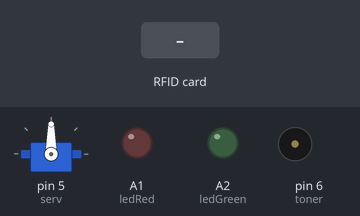
Recording of a sketch running on a simulated Arduino Uno, built with avr-gcc and run on an emulated ATmega328P. Parts: servo, output pins drawn as LEDs (lit = HIGH), buzzer (waves = sounding). The test bench sets the inputs (shaded band). Pins used as bus, display or sensor lines are not drawn; what the sketch prints to the serial monitor is not drawn.

Above: at 1.2 s.
1.3 s: RFID card 5E 7A 19 C4 held to the reader
At 1.42 s:
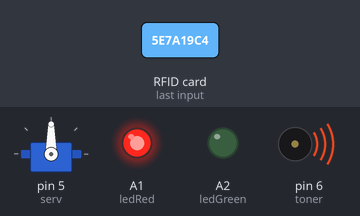
At 2.1 s:
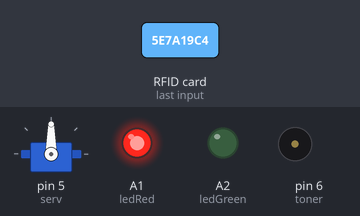
Timing chart, 0 to 4.3 s (numbered marks = the images above; inputs shaded):
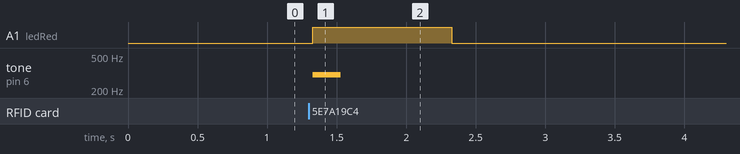

The sketch:

access-control.ino
```cpp
#include <SPI.h>
#include <MFRC522.h>
#include <Servo.h>

#define RST_PIN 9
#define SS_PIN  10

MFRC522 mfrc522(SS_PIN, RST_PIN);
MFRC522::MIFARE_Key key;
MFRC522::StatusCode status;

Servo serv;

int pos;
byte len, block = 1;
byte buffer[18];
byte passphrase[] = {"Open_Minds_Club!"};

int toner = 6;
int ledRed = A1;
int ledGreen = A2;


void setup() {
  Serial.begin(9600);
  SPI.begin();
  mfrc522.PCD_Init();

  serv.attach(5);

  pinMode(ledGreen, OUTPUT);
  pinMode(ledRed, OUTPUT);

  //Initialize key
  for(int i=0; i<6; i++){
    key.keyByte[i] = 0xff;
  }
}


void loop() {

  //Turn off leds
  digitalWrite(ledGreen, LOW);
  digitalWrite(ledRed, LOW);

  //Initialize buffer
  for (byte i=0; i<18; i++)
  {
    buffer[i] = 0;
  }

  //Clear the previous connected tag
  mfrc522.PCD_StopCrypto1();

  //Select a tag
  if( !mfrc522.PICC_IsNewCardPresent() || !mfrc522.PICC_ReadCardSerial() ){
    return;
  }

  //Authenticate with the selected tag
  status = mfrc522.PCD_Authenticate(MFRC522::PICC_CMD_MF_AUTH_KEY_A, block, &key, &(mfrc522.uid));

  //check if the authentification with the selected tag was successful
  if (status != MFRC522::STATUS_OK)
  {
    Serial.print("Authentication failed: ");
    Serial.println(mfrc522.GetStatusCodeName(status));
    return;
  }

  //Read block 1 from the selected card
  len = 18;
  status = mfrc522.MIFARE_Read(block, buffer, &len);
  if (status != MFRC522::STATUS_OK)
  {
    Serial.print("Reading failed: ");
    Serial.println(mfrc522.GetStatusCodeName(status));
    return;
  }

  //Print the UID of the selected tag
  Serial.print("Card UID: ");
  for (byte i = 0; i < mfrc522.uid.size; i++)
  {
    Serial.print(mfrc522.uid.uidByte[i], HEX);
  }

  //Print the content of block 1 of the selected tag
  Serial.print("  Content of block 1: ");
  for (int i=0; i<16; i++)
  {
    Serial.write(buffer[i]);
  }
  Serial.println();

  //Check if the content of block 1 of the selected tag match the passphrase
  if(!memcmp(buffer, passphrase, 16))
  {
    Serial.println("Authentification successful");

    digitalWrite(ledGreen, HIGH);
    for (pos = 90; pos >= 0; pos -= 1) {
    serv.write(pos);
    delay(15);
  }
  delay(1000);
  for (pos = 0; pos <= 90; pos += 1) {
    serv.write(pos);
    delay(15);
    }
    digitalWrite(ledGreen, LOW);
  }
  else
  {
    Serial.println("Authentification failed");

    tone(toner, 300, 200);
    digitalWrite(ledRed, HIGH);
    delay(1000);
    digitalWrite(ledRed, LOW);
    noTone(toner);

  }
}
```

Measured:
- after the input at 1.3 s, A1 (ledRed): LOW → HIGH at once, → LOW 1.0 s later; tone on pin 6 (toner): silent → 300 Hz at once, → silent 0.20 s later
